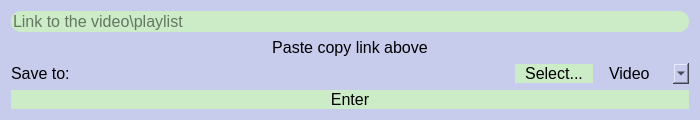
<?xml version="1.0" encoding="UTF-8"?>
<ui version="4.0">
 <class>Dialog</class>
 <widget class="QDialog" name="Dialog">
  <property name="geometry">
   <rect>
    <x>0</x>
    <y>0</y>
    <width>700</width>
    <height>120</height>
   </rect>
  </property>
  <property name="sizePolicy">
   <sizepolicy hsizetype="Maximum" vsizetype="Maximum">
    <horstretch>0</horstretch>
    <verstretch>0</verstretch>
   </sizepolicy>
  </property>
  <property name="minimumSize">
   <size>
    <width>600</width>
    <height>120</height>
   </size>
  </property>
  <property name="windowTitle">
   <string>Dialog</string>
  </property>
  <property name="windowIcon">
   <iconset resource="res-sub-rc.qrc">
    <normaloff>:/icons/icons/playlist.png</normaloff>:/icons/icons/playlist.png</iconset>
  </property>
  <property name="styleSheet">
   <string notr="true">QWidget {
    background-color: rgb(199, 203, 236);
    font-family: 'Franklin Gothic Medium', 'Arial Narrow', Arial, sans-serif;
    font-size: 16px;
}
QPushButton {
    background-color: rgb(203, 236, 199);
    border: none;
    border-radius: 10px;
}
QPushButton:hover {
    background-color: rgb(232, 199, 236)
}
QPushButton:pressed {
    background-color: rgb(199, 221, 236)
}
QLineEdit {
    border: none;
    border-radius: 10px;
    background-color: rgb(203, 236, 199);
}
QLineEdit:hover {
    border: 1px solid rgb(232, 199, 236);
}
</string>
  </property>
  <layout class="QVBoxLayout" name="verticalLayout">
   <item>
    <widget class="QLineEdit" name="ln_url">
     <property name="placeholderText">
      <string>Link to the video\playlist</string>
     </property>
    </widget>
   </item>
   <item>
    <widget class="QLabel" name="label">
     <property name="sizePolicy">
      <sizepolicy hsizetype="Minimum" vsizetype="Maximum">
       <horstretch>0</horstretch>
       <verstretch>0</verstretch>
      </sizepolicy>
     </property>
     <property name="text">
      <string>Paste copy link above</string>
     </property>
     <property name="alignment">
      <set>Qt::AlignCenter</set>
     </property>
    </widget>
   </item>
   <item>
    <layout class="QHBoxLayout" name="horizontalLayout">
     <item>
      <widget class="QLabel" name="label_2">
       <property name="text">
        <string>Save to: </string>
       </property>
      </widget>
     </item>
     <item>
      <widget class="QPushButton" name="pushButton">
       <property name="sizePolicy">
        <sizepolicy hsizetype="Maximum" vsizetype="Maximum">
         <horstretch>0</horstretch>
         <verstretch>0</verstretch>
        </sizepolicy>
       </property>
       <property name="styleSheet">
        <string notr="true">padding-left: 10px;
padding-right: 10px;</string>
       </property>
       <property name="text">
        <string>Select...</string>
       </property>
      </widget>
     </item>
     <item>
      <widget class="QComboBox" name="comboBox">
       <property name="sizePolicy">
        <sizepolicy hsizetype="Maximum" vsizetype="Maximum">
         <horstretch>0</horstretch>
         <verstretch>0</verstretch>
        </sizepolicy>
       </property>
       <property name="styleSheet">
        <string notr="true">border-radius: 10px;
padding-left: 10px;
padding-right:10px;</string>
       </property>
       <item>
        <property name="text">
         <string>Video</string>
        </property>
       </item>
       <item>
        <property name="text">
         <string>Playlist</string>
        </property>
       </item>
      </widget>
     </item>
    </layout>
   </item>
   <item>
    <widget class="QPushButton" name="btn_enter">
     <property name="sizePolicy">
      <sizepolicy hsizetype="Ignored" vsizetype="Fixed">
       <horstretch>0</horstretch>
       <verstretch>0</verstretch>
      </sizepolicy>
     </property>
     <property name="text">
      <string>Enter</string>
     </property>
    </widget>
   </item>
  </layout>
 </widget>
 <resources>
  <include location="res-sub-rc.qrc"/>
 </resources>
 <connections/>
</ui>
